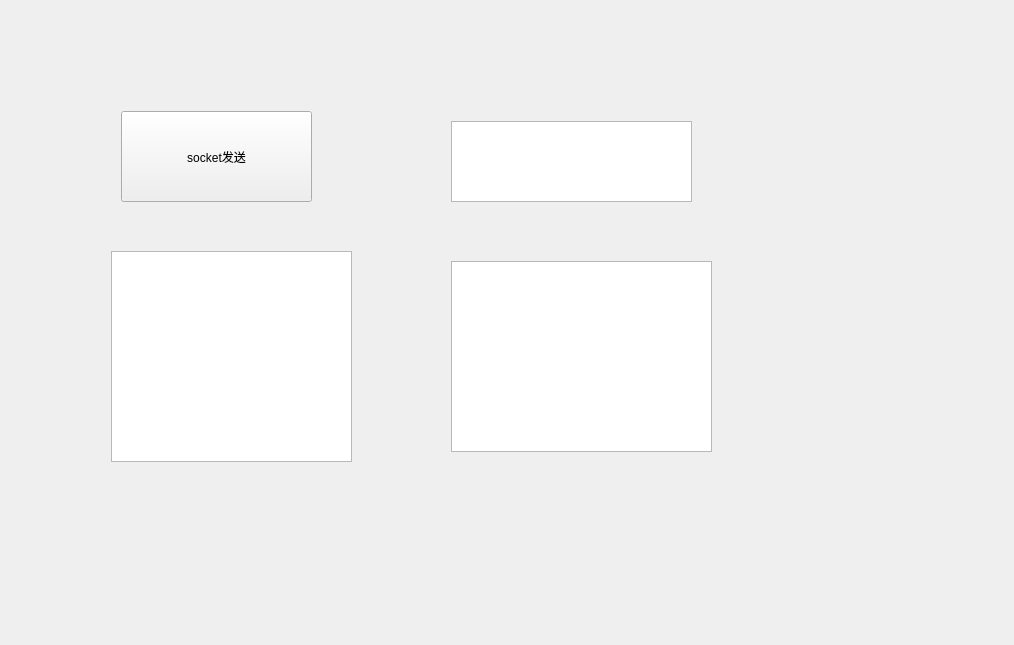
<?xml version="1.0" encoding="UTF-8"?>
<ui version="4.0">
 <class>ClientClass</class>
 <widget class="QMainWindow" name="ClientClass">
  <property name="geometry">
   <rect>
    <x>0</x>
    <y>0</y>
    <width>1014</width>
    <height>645</height>
   </rect>
  </property>
  <property name="windowTitle">
   <string>Client</string>
  </property>
  <widget class="QWidget" name="centralWidget">
   <layout class="QHBoxLayout" name="horizontalLayout">
    <item>
     <widget class="QStackedWidget" name="Swidgt">
      <property name="currentIndex">
       <number>2</number>
      </property>
      <widget class="QWidget" name="page">
       <widget class="QPushButton" name="Button1">
        <property name="geometry">
         <rect>
          <x>700</x>
          <y>40</y>
          <width>241</width>
          <height>91</height>
         </rect>
        </property>
        <property name="text">
         <string>PushButton</string>
        </property>
       </widget>
      </widget>
      <widget class="QWidget" name="page_2">
       <widget class="QToolButton" name="toolButton">
        <property name="geometry">
         <rect>
          <x>40</x>
          <y>150</y>
          <width>151</width>
          <height>181</height>
         </rect>
        </property>
        <property name="text">
         <string>...</string>
        </property>
       </widget>
       <widget class="QToolButton" name="toolButton_2">
        <property name="geometry">
         <rect>
          <x>290</x>
          <y>150</y>
          <width>151</width>
          <height>181</height>
         </rect>
        </property>
        <property name="text">
         <string>...</string>
        </property>
       </widget>
       <widget class="QPushButton" name="Button2">
        <property name="geometry">
         <rect>
          <x>0</x>
          <y>0</y>
          <width>111</width>
          <height>41</height>
         </rect>
        </property>
        <property name="text">
         <string>PushButton</string>
        </property>
       </widget>
      </widget>
      <widget class="QWidget" name="page_3">
       <widget class="QPushButton" name="Button_socket">
        <property name="geometry">
         <rect>
          <x>110</x>
          <y>100</y>
          <width>191</width>
          <height>91</height>
         </rect>
        </property>
        <property name="text">
         <string>socket发送</string>
        </property>
       </widget>
       <widget class="QTextEdit" name="Text_send">
        <property name="geometry">
         <rect>
          <x>100</x>
          <y>240</y>
          <width>241</width>
          <height>211</height>
         </rect>
        </property>
       </widget>
       <widget class="QTextEdit" name="Text_read">
        <property name="geometry">
         <rect>
          <x>440</x>
          <y>250</y>
          <width>261</width>
          <height>191</height>
         </rect>
        </property>
       </widget>
       <widget class="QTextEdit" name="Text_status">
        <property name="geometry">
         <rect>
          <x>440</x>
          <y>110</y>
          <width>241</width>
          <height>81</height>
         </rect>
        </property>
       </widget>
      </widget>
     </widget>
    </item>
   </layout>
  </widget>
 </widget>
 <layoutdefault spacing="6" margin="11"/>
 <resources>
  <include location="Client.qrc"/>
 </resources>
 <connections/>
</ui>
